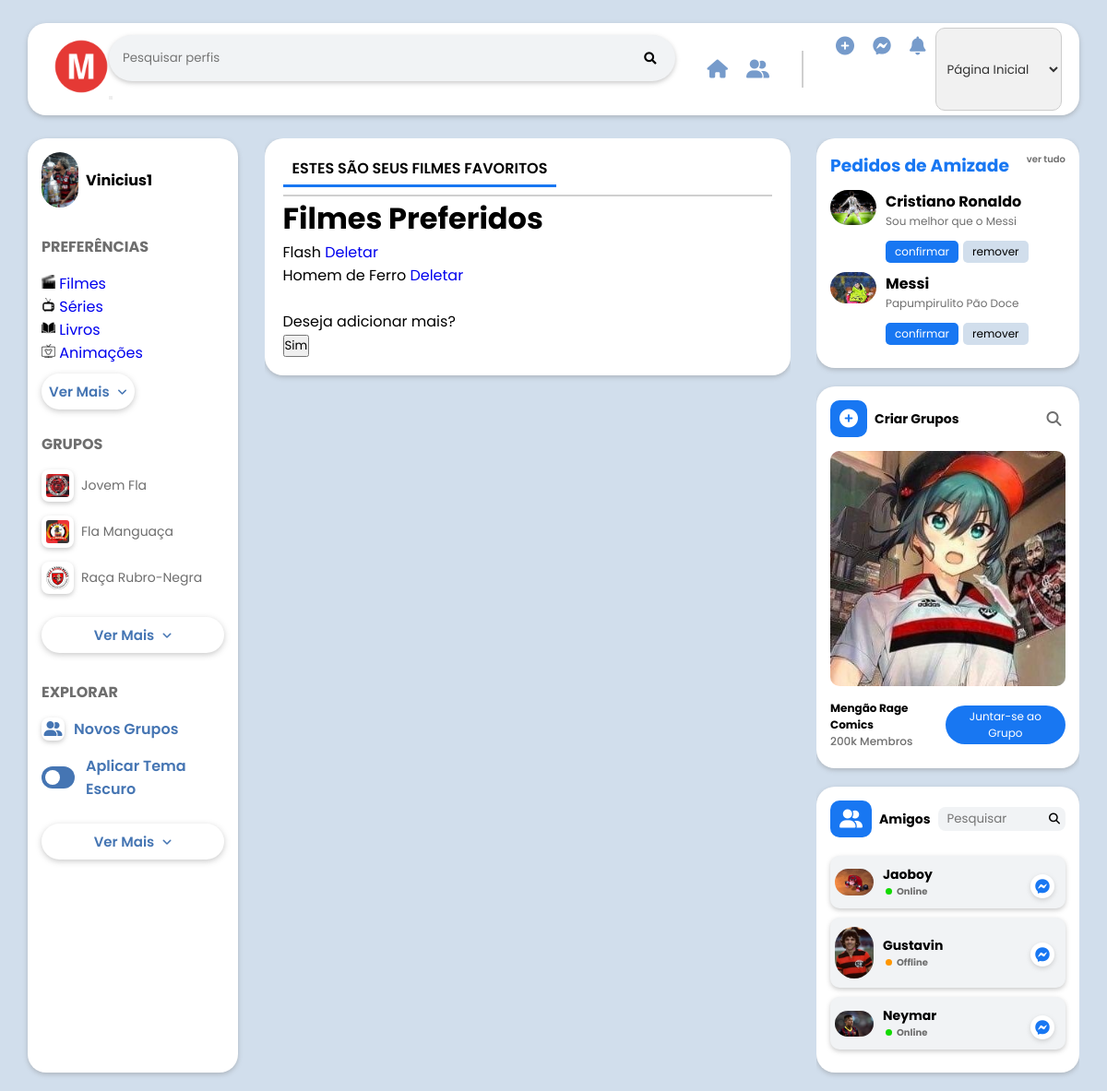
/filmes/ (signed in), run on the app's committed database.
### usuarios/models.py (models this page shows, shortened)
class UserProfile(models.Model):
    user = models.OneToOneField(User, on_delete=models.CASCADE)
    amigos = models.ManyToManyField(User, related_name='amigos+')
    profile_image = models.ImageField(upload_to='profile_images/')
    filmes_preferidos = models.ManyToManyField(Preferencias_filme)
    livros_preferidos = models.ManyToManyField(Preferencias_livro)
    series_preferidos = models.ManyToManyField(Preferencias_serie)
    animacoes_preferidos = models.ManyToManyField(Preferencias_animacao)

class Preferencias_filme(models.Model):
    filme = models.CharField(max_length=100)

### usuarios/views.py (the view)
# urls.py: path('filmes/', views.filmes, name='filmes'),
@login_required(login_url="/login/")
def filmes(request):
    user_profile = request.user.userprofile
    filmes_preferidos = user_profile.filmes_preferidos.all()
    context = {
        'user_profile': user_profile,
        'filmes_preferidos': filmes_preferidos
    }
    return render(request, 'filmes.html', context)

### usuarios/templates/filmes.html (shortened to what this page needs)
{% load static %}
<!DOCTYPE html>
<html lang="en">
<head>
    <link rel="stylesheet" href="{% static 'css/style2.css' %}">
    <link rel="stylesheet" href="https://cdnjs.cloudflare.com/ajax/libs/font-awesome/6.1.1/css/all.min.css" />
    <link rel="stylesheet" href="https://cdnjs.cloudflare.com/ajax/libs/font-awesome/5.15.3/css/all.min.css">
</head>
<body>
    <header>
        <div class="header-container">
            <div class="header-wrapper">
                <div class="logoBox">
                    <a href="{% url 'plataforma' %}">
                        <img src="{% static 'images/matchflix_logo.png' %}" alt="logo">
                    </a>
                </div>
                <div class="searchBox">
                    <form method="GET" action="{% url 'search_profiles' %}">
                        <input type="search" name="query" placeholder="Pesquisar perfis">
                        <button type="submit"><i class="fas fa-search"></i></button>
                    </form>
                </div>
                <div class="iconBox1">
                    <i class="fa-solid fa-house"></i>
                    <i class="fa-solid fa-user-group"></i>
                </div>
                <div class="iconBox2">
                    <i class="fa-solid fa-circle-plus"></i>
                    <i class="fa-brands fa-facebook-messenger"></i>
                    <i class="fa-solid fa-bell"></i>
                    <select id="dropdown" onchange="redirectToPage(this)">
                        <option value="pagina"><i class="fas fa-user"></i>Página Inicial</option>
                    </select>
            </div>
        </div>
    </header>
<div class="home">
    <div class="container">
        <div class="home-weapper">
            <div class="home-left">
                <div class="profile">
                    {% if user_profile.profile_image %}
                        <img src="{{ user_profile.profile_image.url }}" alt="Foto de perfil", class="foto-perfil">
                    {% else %}
                         <p>Sem foto de perfil</p>
                    {% endif %}
                    <h3>{{user.username}}</h3>
            </div>
                <div class="preferencias">
                    <h4 class="mini-headign">Preferências</h4>
                    <label>
                        <img src="{% static 'images/filmes.png' %}" alt="filmes">
                        <a href="{% url 'filmes' %}">Filmes</a>
                    </label>
                    <br>
                    <label>
                        <img src="{% static 'images/series.png' %}" alt="series">
                        <a href="{% url 'series' %}">Séries</a>
                    </label>
                    <br>
                    <label>
                        <img src="{% static 'images/livros.png' %}" alt="livros">
                        <a href="{% url 'livros' %}">Livros</a>
                    </label>
                    <br>
                    <label>
                        <img src="{% static 'images/animacoes.png' %}" alt="animacoes">
                        <a href="{% url 'animacoes' %}">Animações</a>
                    </label>
                    <br>
                    <button class="see-more-btn">Ver Mais <i class="fa-solid fa-angle-down"></i></button>
                </div>
                <br>
                <div class="group">
                    <h4 class="mini-headign">Grupos</h4>
                    <label>
                        <img src="{% static 'images/jovemfla.png' %}" alt="group01">
                        <span>Jovem Fla</span>
                    </label>
                    <label>
                        <img src="{% static 'images/flamanguaca.png' %}" alt="group02">
                        <span>Fla Manguaça</span>
                    </label>
                    <label>
                        <img src="{% static 'images/rubronegra.png' %}" alt="group03">
                        <span>Raça Rubro-Negra</span>
                    </label>
                    <button class="see-more-btn">Ver Mais <i class="fa-solid fa-angle-down"></i></button>
                </div>
                <div class="explore">
                    <h4 class="mini-headign">Explorar</h4>
                    <a href="#"><i class="fa-solid fa-user-group"></i>Novos Grupos</a>
                    <div><label class="darkTheme"> <span></span></label> Aplicar Tema Escuro</div>
                    <button class="see-more-btn">Ver Mais <i class="fa-solid fa-angle-down"></i></button>
                </div>
            </div>
            <div class="home-center">
                <div class="home-center-wrapper">
                    <div class="fb-post1">
                        <div class="fb-post1-container">
                            <div class="fb-post1-header">
                                <ul>
                                    <li class="active">Estes são seus filmes favoritos</li>
                                </ul>
                            </div>
                            <div class="fb-p1-main">
                               <h1>Filmes Preferidos</h1>
                                    {% if filmes_preferidos %}
                                    <ul>
                                        {% for filme in filmes_preferidos %}
                                        <li>
                                            {{ filme.filme }}
                                            <a href="{% url 'deletar_filme' filme.id %}">Deletar</a>
                                        </li>
                                        {% endfor %}
                                    </ul>
                                    {% else %}
                                    <p>Nenhum filme preferido encontrado.</p>
                                    {% endif %}
                                    <br>
                                    <p>Deseja adicionar mais?</p>
                                    <a href="{% url 'filme_usuario' %}"><button>Sim</button></a>
                            </div>
                        </div>
                    </div>
                </div>
            </div>
            <div class="home-right">
                <div class="home-right-wrapper">
                    <div class="event-friend">
                        <div class="friend">
                            <h3 class="heading">Pedidos de Amizade <span>ver tudo</span></h3>
                            <ul>
                                <li><img src="{% static 'images/cristiano.png' %}" alt="user"></li>
                                <li>
                                    <b>Cristiano Ronaldo</b>
                                    <p>Sou melhor que o Messi</p>
                                    <button>confirmar</button><button class="friend-remove">remover</button>
                                </li>
                            </ul>
                            <ul>
                                <li><img src="{% static 'images/messi.png' %}" alt="user"></li>
                                <li>
                                    <b>Messi</b>
                                    <p>Papumpirulito Pão Doce</p>
                                    <button>confirmar</button><button class="friend-remove">remover</button>
                                </li>
                            </ul>
                        </div>
                    </div>
                    <div class="create-page">
                        <ul>
                            <li>
                                <i class="fa-solid fa-circle-plus"></i>
                                <h4>Criar Grupos</h4>
                                <i class="fa-solid fa-magnifying-glass"></i>
                            </li>
                            <li>
                                <img src="{% static 'images/MRC.png' %}" alt="groups">
                            </li>
                            <li>
                                <b>Mengão Rage Comics <span>200k Membros</span></b>
                                <button>Juntar-se ao Grupo</button>
                            </li>
                        </ul>
                    </div>
                    <div class="messenger">
                        <div class="messenger-search">
                            <i class="fa-solid fa-user-group"></i>
                            <h4>Amigos</h4>
                            <input type="search" placeholder="Pesquisar">
                            <i class="fa-solid fa-magnifying-glass"></i>
                        </div>
                        <ul>
                            <li>
                                <img src="{% static 'images/Jaoboy.png' %}" alt="user">
                                <b>Jaoboy <span>Online</span></b>
                                <i class="fa-brands fa-facebook-messenger"></i>
                            </li>
                            <li>
                                <img src="{% static 'images/gustavin.png' %}" alt="user">
                                <b>Gustavin <span>Offline</span></b>
                                <i class="fa-brands fa-facebook-messenger"></i>
                            </li>
                            <li>
                                <img src="{% static 'images/Neymar.png' %}" alt="user">
                                <b>Neymar <span>Online</span></b>
                                <i class="fa-brands fa-facebook-messenger"></i>
                            </li>
                        </ul>
                    </div>
                </div>
            </div>
        </div>
    </div>
</div>
</body>
</html>

### data on the page
UserProfile: profile_image (picture)
Preferencias_filme: filme "Flash"
Preferencias_filme: filme "Homem de Ferro"

### other printed values
{{ user.username }} "Vinicius1"
